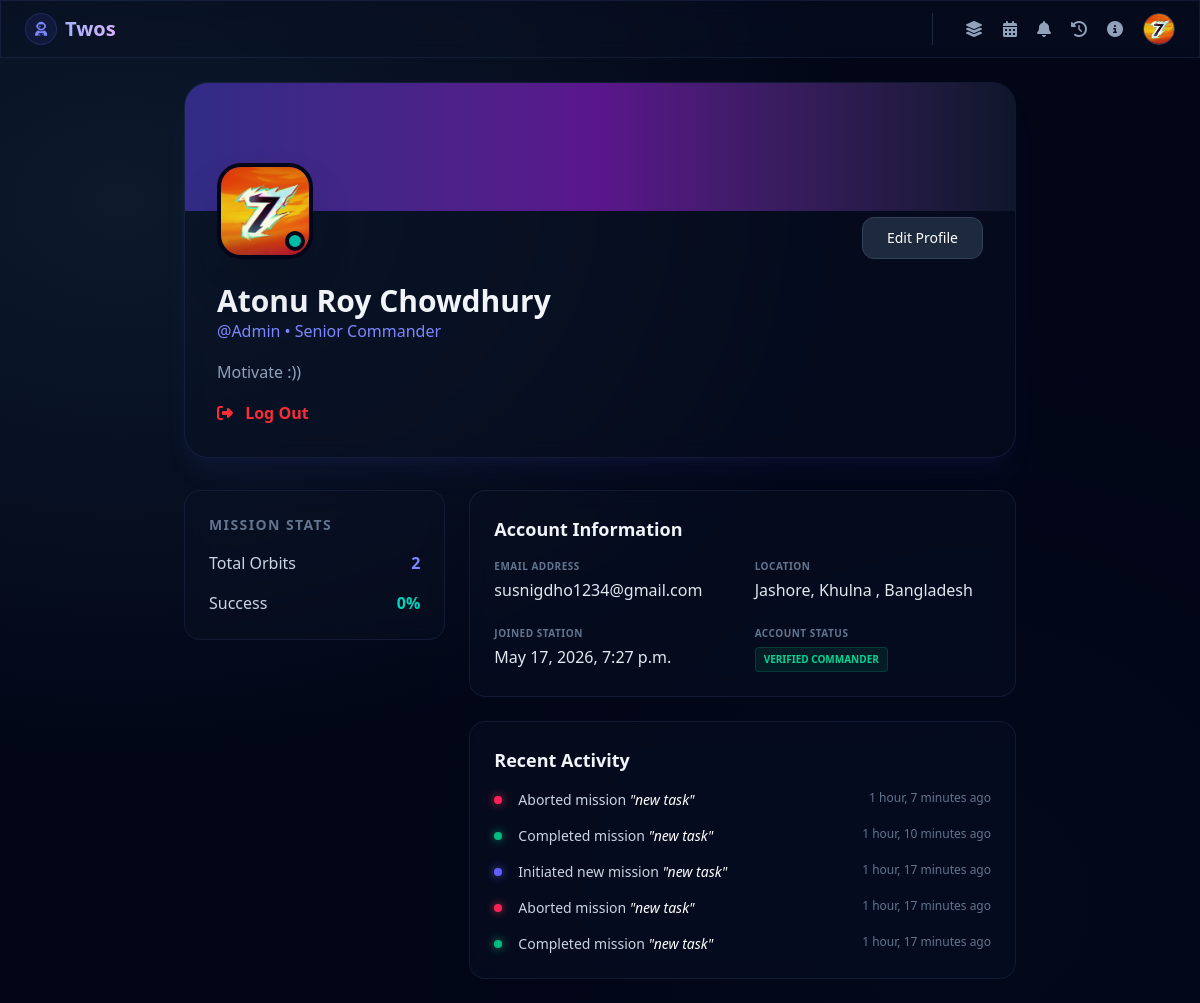
/profile/ (signed in), run on the app's committed database.
### home/models.py (models this page shows, shortened)
class Profile(models.Model):
    user = models.OneToOneField(User, on_delete=models.CASCADE)
    full_name = models.CharField(max_length=150, blank=True)
    bio = models.TextField(blank=True, null=True)
    email = models.EmailField(max_length=255)
    profile_pic = models.ImageField(upload_to='profile/', blank=True, null=True)
    location = models.TextField(blank=True, null=True)
    joined_at = models.DateTimeField(auto_now_add=True)
    github = models.URLField(blank=True, null=True)
    website = models.URLField(blank=True, null=True)
    def get_profile_pic(self):
        if self.profile_pic:
            return self.profile_pic.url
        name = self.full_name or self.user.username
        return f"https://ui-avatars.com/api/?name={name}&size=128&background=6366f1&color=fff"

class MissionLog(models.Model):
    ACTION_CHOICES = [
        ('Initiated', 'Initiated'),
        ('Accomplished', 'Accomplished'),
        ('Reopened', 'Reopened'),
        ('Aborted', 'Aborted'),
    ]
    user = models.ForeignKey(User, on_delete=models.CASCADE, related_name="mission_logs")
    action = models.CharField(max_length=20, choices=ACTION_CHOICES)
    task_name = models.CharField(max_length=200)
    created_at = models.DateTimeField(auto_now_add=True)

### home/views.py (the view)
# urls.py: path('profile/', views.profile, name ='profile'),
@login_required(login_url="login")
def profile(request):
    profile, created = Profile.objects.get_or_create(user = request.user)
    tasks = Task.objects.order_by("-created_at")
    total_tasks = tasks.count()
    completed_tasks = tasks.filter(is_completed=True)
    total_completed_tasks = completed_tasks.count()
    if total_tasks > 0 :
        success_rate = int((total_completed_tasks/total_tasks) * 100)
    else:
        success_rate = 0
    recent = MissionLog.objects.filter(user=request.user).order_by("-created_at")[:5]
    data = {
        'profile' : profile,
        'total_tasks' : total_tasks,
        'recent' : recent,
        'total_completed_tasks' : total_completed_tasks,
        'success_rate' : success_rate,
    }
    return render(request, "profile.html", data)

### templates/profile.html (shortened to what this page needs)
{% extends 'base.html' %}
 {% block content %}
<div class="max-w-4xl mx-auto px-4 sm:px-6 lg:px-8">
  <div
    class="cosmic-panel rounded-3xl overflow-hidden mb-8 shadow-xl shadow-indigo-500/5"
  >
    <div
      class="h-32 bg-gradient-to-r from-indigo-900 via-purple-900 to-slate-900"
    ></div>
    <div class="px-6 pb-8 sm:px-8">
      <div
        class="relative flex flex-col sm:flex-row justify-between items-center sm:items-end -mt-16 sm:-mt-12 mb-6 gap-4"
      >
        <div class="relative">
          <img
            src="{{ request.user.profile.get_profile_pic }}"
            class="w-24 h-24 rounded-3xl border-4 border-slate-950 shadow-2xl object-cover"
          />
          <span
            class="absolute bottom-2 right-2 w-5 h-5 bg-teal-500 border-4 border-slate-950 rounded-full"
          ></span>
        </div>
        <a
          href="{% url 'edit' %}"
          class="bg-slate-800 hover:bg-slate-700 text-white px-6 py-2.5 rounded-xl text-sm font-medium transition border border-slate-700 w-full sm:w-auto text-center"
        >
          Edit Profile
        </a>
      </div>
      <div class="text-center sm:text-left">
        <h2 class="text-3xl font-bold text-slate-100">{{ request.user.profile.full_name }}</h2>
        <p class="text-indigo-400">@{{ request.user.username }} • Senior Commander</p>
        <p class="text-slate-400 my-4 max-w-lg leading-relaxed mx-auto sm:mx-0">
          {{request.user.profile.bio}}
        </p>
        <form action="{% url 'logout' %}" method="POST" class="inline">
          <button type="submit"
            class=" transition text-base text-red-500 font-bold cursor-pointer">
            <i class="fa-solid fa-right-from-bracket mr-2"></i> Log Out
          </button>
        </form>
      </div>
    </div>
  </div>
  <div class="grid grid-cols-1 lg:grid-cols-3 gap-6">
    <div class="lg:col-span-1 space-y-6">
      <div class="cosmic-panel  rounded-2xl p-6 border border-slate-800/60">
        <h3
          class="text-sm font-bold text-slate-500 uppercase tracking-widest mb-4"
        >
          Mission Stats
        </h3>
        <div class="grid grid-cols-2 lg:grid-cols-1 gap-4">
          <div
            class="flex flex-col lg:flex-row lg:justify-between lg:items-center p-3 bg-slate-900/50 rounded-xl lg:bg-transparent lg:p-0"
          >
            <span class="text-slate-400 text-xs lg:text-slate-300 lg:text-base"
              >Total Orbits</span
            >
            <span class="font-bold text-indigo-400 text-lg lg:text-base"
              >{{ total_tasks }}</span
            >
          </div>
          <div
            class="flex flex-col lg:flex-row lg:justify-between lg:items-center p-3 bg-slate-900/50 rounded-xl lg:bg-transparent lg:p-0"
          >
            <span class="text-slate-400 text-xs lg:text-slate-300 lg:text-base"
              >Success</span
            >
            <span class="font-bold text-teal-400 text-lg lg:text-base"
              >{{success_rate}}%</span
            >
          </div>
        </div>
      </div>
    </div>
    <div class="lg:col-span-2 space-y-6">
      <div class="cosmic-panel rounded-2xl p-6 border border-slate-800/60">
        <h3 class="text-lg font-semibold mb-4 text-slate-100">
          Account Information
        </h3>
        <div class="grid grid-cols-1 sm:grid-cols-2 gap-6">
          <div class="space-y-1">
            <p
              class="text-slate-500 text-[10px] uppercase tracking-wider font-bold"
            >
              Email Address
            </p>
            <p
              class="text-slate-200 font-medium break-all text-sm sm:text-base"
            >
              {{request.user.email}}
            </p>
          </div>
          <div class="space-y-1">
            <p
              class="text-slate-500 text-[10px] uppercase tracking-wider font-bold"
            >
              Location
            </p>
            <p class="text-slate-200 font-medium text-sm sm:text-base">
              {{request.user.profile.location}}
            </p>
          </div>
          <div class="space-y-1">
            <p
              class="text-slate-500 text-[10px] uppercase tracking-wider font-bold"
            >
              Joined Station
            </p>
            <p class="text-slate-200 font-medium text-sm sm:text-base">
              {{request.user.profile.joined_at}}
            </p>
          </div>
          <div class="space-y-1">
            <p
              class="text-slate-500 text-[10px] uppercase tracking-wider font-bold"
            >
              Account Status
            </p>
            <div>
              <span
                class="inline-block px-2 py-1 bg-emerald-500/10 text-emerald-400 text-[10px] font-bold rounded border border-emerald-500/20"
              >
                VERIFIED COMMANDER
              </span>
            </div>
          </div>
        </div>
      </div>
      <div class="cosmic-panel rounded-2xl p-6 border border-slate-800/60 bg-slate-900/40 backdrop-blur-md">
  <h3 class="text-lg font-semibold mb-4 text-slate-100">
    Recent Activity
  </h3>
  <div class="space-y-4">
    {% for log in recent %}
      <div class="flex items-start gap-4 text-sm group">
        {% if log.action == 'Accomplished' %}
          <div class="mt-1.5 w-2 h-2 shrink-0 rounded-full bg-emerald-500 shadow-[0_0_8px_rgba(16,185,129,0.8)]"></div>
        {% elif log.action == 'Initiated' %}
          <div class="mt-1.5 w-2 h-2 shrink-0 rounded-full bg-indigo-500 shadow-[0_0_8px_rgba(99,102,241,0.8)]"></div>
        {% elif log.action == 'Reopened' %}
          <div class="mt-1.5 w-2 h-2 shrink-0 rounded-full bg-amber-500 shadow-[0_0_8px_rgba(245,158,11,0.8)]"></div>
        {% else %}
          <div class="mt-1.5 w-2 h-2 shrink-0 rounded-full bg-rose-500 shadow-[0_0_8px_rgba(244,63,94,0.8)]"></div>
        {% endif %}
        <div class="flex flex-col sm:flex-row sm:justify-between w-full gap-1">
          <p class="text-slate-300">
            {% if log.action == 'Accomplished' %}
              Completed mission
            {% elif log.action == 'Initiated' %}
              Initiated new mission
            {% elif log.action == 'Reopened' %}
              Reactivated mission
            {% else %}
              Aborted mission
            {% endif %}
            <span class="text-white italic">"{{ log.task_name }}"</span>
          </p>
          <span class="text-slate-500 text-xs shrink-0">{{ log.created_at|timesince }} ago</span>
        </div>
      </div>
    {% empty %}
      <p class="text-sm text-slate-500 italic text-center py-2">No space activity recorded yet.</p>
    {% endfor %}
  </div>
</div>
    </div>
  </div>
</div>
{% endblock %}

### templates/base.html (shortened to what this page needs)
{% load static %}
<!doctype html>
<html lang="en">
<head>
  <script src="https://unpkg.com/@tailwindcss/browser@4"></script>
  <link href="https://cdn.jsdelivr.net/npm/daisyui@5" rel="stylesheet" type="text/css" />
  <script src="https://cdn.jsdelivr.net/npm/@tailwindcss/browser@4"></script>
  <link rel="stylesheet" href="https://cdnjs.cloudflare.com/ajax/libs/font-awesome/6.4.0/css/all.min.css" />
  <link rel="stylesheet" href="{% static 'styles/output.css' %}" />
</head>
<body class="text-slate-100 font-sans antialiased min-h-screen flex flex-col">
  <nav class="cosmic-panel border-b sticky top-0 z-50">
    <div class="max-w-7xl mx-auto px-4 sm:px-6 py-3 flex justify-between items-center">
      <div class="flex items-center gap-2">
        <div
          class="w-8 h-8 flex items-center justify-center text-indigo-400 bg-indigo-500/10 rounded-full border border-indigo-500/20">
          <i class="fa-solid fa-user-astronaut text-sm"></i>
        </div>
        <a class="text-xl font-bold bg-gradient-to-r from-indigo-300 to-purple-300 bg-clip-text text-transparent"
          href="{% url 'index' %}">Twos</a>
      </div>
      <div class="hidden md:flex items-center gap-8">
        <div class="flex items-center gap-5 border-l border-slate-800 pl-8">
          <a title="Dashboard" href="{% url 'index' %}"
            class="text-slate-400 hover:text-indigo-400 transition flex items-center gap-2">
            <i class="fa-solid fa-layer-group"></i>
          </a>
          <button title="Calendar" class="calendar-btn text-slate-400 hover:text-indigo-400 relative">
            <i class="fa-solid fa-calendar-days"></i>
          </button>
          <button title="Notifications" id="notification"
            class="notification text-slate-400 hover:text-indigo-400 relative">
            <i class="fa-solid fa-bell"></i>
          </button>
          <a title="History" href="{% url 'activities' %}" class="text-slate-400 hover:text-indigo-400">
            <i class="fa-solid fa-clock-rotate-left"></i>
          </a>
          <a title="about" href="{% url 'about' %}" class="text-slate-400 hover:text-indigo-400"><i
              class="fa-solid fa-circle-info"></i></a>
          <a title="profile" href="{% url 'profile' %}"><img src="{{ request.user.profile.get_profile_pic }}"
              class="w-8 h-8 rounded-full border border-slate-700" /></a>
        </div>
      </div>
    </div>
  </nav>
        <span class="text-indigo-400 font-mono">{% now "d M, Y" as today %}{{ today }}</span>
  <main class="w-full max-w-7xl mx-auto px-4 sm:px-6 py-6">
    {% block content %}{% endblock %}
  </main>
</body>
</html>

### data on the page
MissionLog: action "Aborted" (drawn), task_name "new task", created_at "1 hour, 7 minutes"
MissionLog: action "Accomplished" (drawn), task_name "new task", created_at "1 hour, 10 minutes"
MissionLog: action "Initiated" (drawn), task_name "new task", created_at "1 hour, 17 minutes"
MissionLog: action "Aborted" (drawn), task_name "new task", created_at "1 hour, 17 minutes"
MissionLog: action "Accomplished" (drawn), task_name "new task", created_at "1 hour, 17 minutes"

### other printed values
{{ request.user.profile.full_name }} "Atonu Roy Chowdhury"
{{ request.user.username }} "Admin"
{{ request.user.profile.bio }} "Motivate :))"
{{ total_tasks }} "2"
{{ success_rate }} "0"
{{ request.user.email }} "susnigdho1234@gmail.com"
{{ request.user.profile.location }} "Jashore, Khulna , Bangladesh"
{{ request.user.profile.joined_at }} "May 17, 2026, 7:27 p.m."
